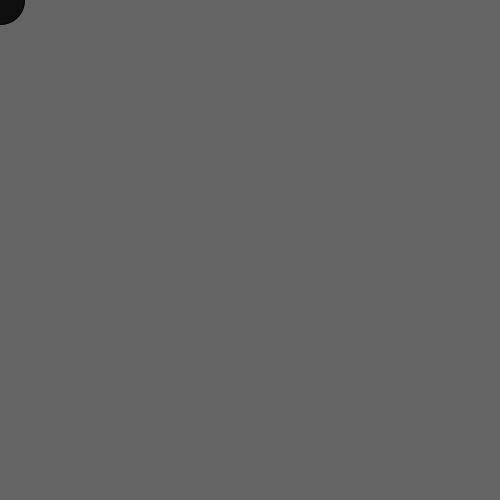
Frame 1 (no input)
Frame 60 (the mouse pressed at the canvas centre just before this capture): identical to frame 1, image omitted
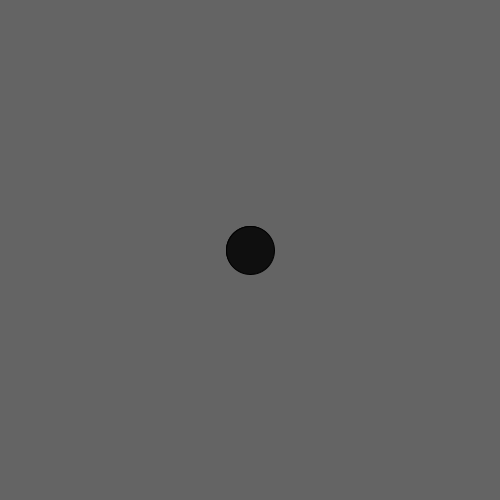
Frame 120 (the mouse held since frame 60 and released just before this capture)

The Processing sketch that drew these frames (run headless with seeded random() and noise(); from frame 60 on, the mouse is pressed at the canvas centre):

// Processing sketch: mouse_tracking_snake
// ── mouse_tracking_snake.pde
int xpos [] = new int [50];
int ypos [] = new int [50];

void setup(){
  size(500,500);
  for(int i=0; i < xpos.length-1; i++) {
    xpos[i] = 0;
    ypos[i] = 0;
  };
};

void draw(){
  background(100);
  
    xpos[xpos.length-1] = mouseX;
    ypos[ypos.length-1] = mouseY;
  
  for(int i=0; i < xpos.length-1; i++) {
    xpos[i] = xpos[i+1];
    ypos[i] = ypos[i+1];
  };
  for(int i=0; i< xpos.length -1; i++) {
    fill(255-i *5);
    ellipse(xpos[i],ypos[i], i,i);
  };
};
